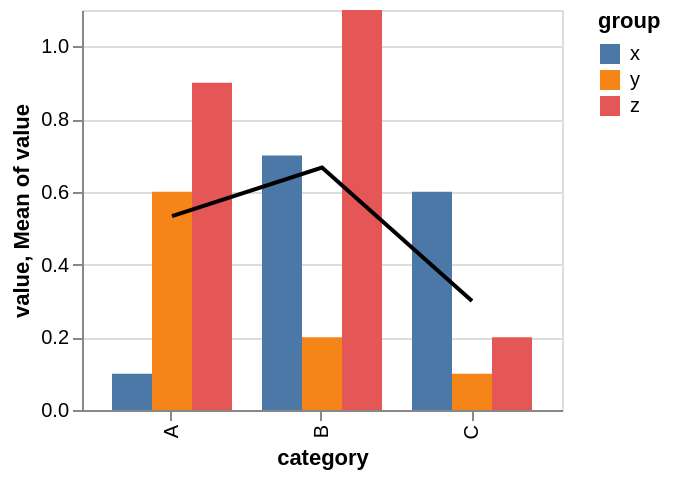

Write the Vega-Lite specification saved for this chart.
### Vega specification from a JSON file in a GitHub repository (floating-point values rounded to 4 significant figures)
{"$schema": "https://vega.github.io/schema/vega/v5.json", "background": "white", "padding": 5, "height": 200, "style": "cell", "data": [{"name": "source_0", "values": [{"category": "A", "group": "x", "value": 0.1}, {"category": "A", "group": "y", "value": 0.6}, {"category": "A", "group": "z", "value": 0.9}, {"category": "B", "group": "x", "value": 0.7}, {"category": "B", "group": "y", "value": 0.2}, {"category": "B", "group": "z", "value": 1.1}, {"category": "C", "group": "x", "value": 0.6}, {"category": "C", "group": "y", "value": 0.1}, {"category": "C", "group": "z", "value": 0.2}]}, {"name": "data_1", "source": "source_0", "transform": [{"type": "stack", "groupby": ["category", "group"], "field": "value", "sort": {"field": [], "order": []}, "as": ["value_start", "value_end"], "offset": "zero"}, {"type": "filter", "expr": "isValid(datum[\"value\"]) && isFinite(+datum[\"value\"])"}]}, {"name": "data_2", "source": "source_0", "transform": [{"type": "aggregate", "groupby": ["category"], "ops": ["mean"], "fields": ["value"], "as": ["mean_value"]}]}], "signals": [{"name": "x_step", "update": "20 * bandspace(domain('xOffset').length, 0, 0) / (1-0.2)"}, {"name": "width", "update": "bandspace(domain('x').length, 0.2, 0.2) * x_step"}], "marks": [{"name": "layer_0_marks", "type": "rect", "style": ["bar"], "from": {"data": "data_1"}, "encode": {"update": {"fill": {"scale": "color", "field": "group"}, "ariaRoleDescription": {"value": "bar"}, "description": {"signal": "\"category: \" + (isValid(datum[\"category\"]) ? datum[\"category\"] : \"\"+datum[\"category\"]) + \"; value: \" + (format(datum[\"value\"], \"\")) + \"; group: \" + (isValid(datum[\"group\"]) ? datum[\"group\"] : \"\"+datum[\"group\"])"}, "x": {"scale": "x", "field": "category", "offset": {"scale": "xOffset", "field": "group"}}, "width": {"scale": "xOffset", "band": 1}, "y": {"scale": "y", "field": "value_end"}, "y2": {"scale": "y", "field": "value_start"}}}}, {"name": "layer_1_marks", "type": "line", "style": ["line"], "sort": {"field": "datum[\"category\"]"}, "from": {"data": "data_2"}, "encode": {"update": {"stroke": {"value": "black"}, "description": {"signal": "\"category: \" + (isValid(datum[\"category\"]) ? datum[\"category\"] : \"\"+datum[\"category\"]) + \"; Mean of value: \" + (format(datum[\"mean_value\"], \"\"))"}, "x": {"scale": "x", "field": "category", "band": 0.5}, "y": {"scale": "y", "field": "mean_value"}, "defined": {"signal": "isValid(datum[\"mean_value\"]) && isFinite(+datum[\"mean_value\"])"}}}}], "scales": [{"name": "x", "type": "band", "domain": {"fields": [{"data": "data_1", "field": "category"}, {"data": "data_2", "field": "category"}], "sort": true}, "range": {"step": {"signal": "x_step"}}, "paddingInner": 0.2, "paddingOuter": 0.2}, {"name": "y", "type": "linear", "domain": {"fields": [{"data": "data_1", "field": "value_start"}, {"data": "data_1", "field": "value_end"}, {"data": "data_2", "field": "mean_value"}]}, "range": [{"signal": "height"}, 0], "nice": true, "zero": true}, {"name": "xOffset", "type": "band", "domain": {"data": "data_1", "field": "group", "sort": true}, "range": {"step": 20}}, {"name": "color", "type": "ordinal", "domain": {"data": "data_1", "field": "group", "sort": true}, "range": "category"}], "axes": [{"scale": "y", "orient": "left", "gridScale": "x", "grid": true, "tickCount": {"signal": "ceil(height/40)"}, "domain": false, "labels": false, "aria": false, "maxExtent": 0, "minExtent": 0, "ticks": false, "zindex": 0}, {"scale": "x", "orient": "bottom", "grid": false, "title": "category", "labelAlign": "right", "labelAngle": 270, "labelBaseline": "middle", "zindex": 0}, {"scale": "y", "orient": "left", "grid": false, "title": "value, Mean of value", "labelOverlap": true, "tickCount": {"signal": "ceil(height/40)"}, "zindex": 0}], "legends": [{"fill": "color", "symbolType": "square", "title": "group"}], "config": {"normalizedNumberFormat": ".2%"}}
